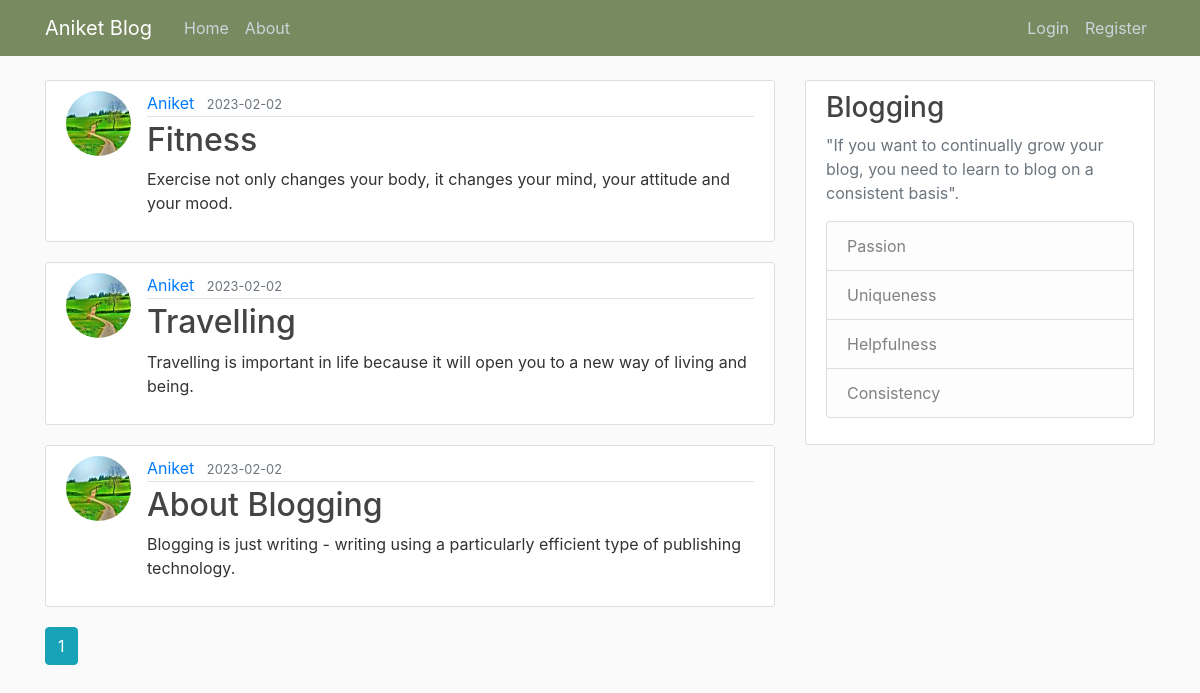
The page /home on the database its author committed.
### flaskblog/models.py (models this page shows, shortened)
class Post(db.Model):
    id = db.Column(db.Integer, primary_key=True)
    title = db.Column(db.String(100), nullable=False)
    date_posted = db.Column(db.DateTime, nullable=False, default=datetime.utcnow)
    content = db.Column(db.Text, nullable=False)
    user_id = db.Column(db.Integer, db.ForeignKey('user.id'), nullable=False)

class User(db.Model, UserMixin):
    id = db.Column(db.Integer, primary_key=True)
    username = db.Column(db.String(20), unique=True, nullable=False)
    email = db.Column(db.String(120), unique=True, nullable=False)
    image_file = db.Column(db.String(20), nullable=False, default='default.jpg')
    password = db.Column(db.String(60), nullable=False)
    posts = db.relationship('Post', backref='author', lazy=True)

### flaskblog/main/routes.py (the view)
@main.route("/")
@main.route("/home")
def home():
    page = request.args.get('page', 1, type=int)
    posts = Post.query.order_by(Post.date_posted.desc()).paginate(page=page, per_page=5)
    return render_template('home.html', posts=posts)

### flaskblog/templates/home.html
{% extends "layout.html" %}
{% block content %}
    {% for post in posts.items %}
        <article class="media content-section">
          <img class="rounded-circle article-img" src="{{ url_for('static', filename='profile_pics/' + post.author.image_file) }}">
          <div class="media-body">
            <div class="article-metadata">
              <a class="mr-2" href="{{ url_for('users.user_posts', username=post.author.username) }}">{{ post.author.username }}</a>
              <small class="text-muted">{{ post.date_posted.strftime('%Y-%m-%d') }}</small>
            </div>
            <h2><a class="article-title" href="{{ url_for('posts.post', post_id=post.id) }}">{{ post.title }}</a></h2>
            <p class="article-content">{{ post.content }}</p>
          </div>
        </article>
    {% endfor %}
    {% for page_num in posts.iter_pages(left_edge=1, right_edge=1, left_current=1, right_current=2) %}
      {% if page_num %}
        {% if posts.page == page_num %}
          <a class="btn btn-info mb-4" href="{{ url_for('main.home', page=page_num) }}">{{ page_num }}</a>
        {% else %}
          <a class="btn btn-outline-info mb-4" href="{{ url_for('main.home', page=page_num) }}">{{ page_num }}</a>
        {% endif %}
      {% else %}
        ...
      {% endif %}
    {% endfor %}
{% endblock content %}

### flaskblog/templates/layout.html (shortened to what this page needs)
<!DOCTYPE html>
<html>
<head>
    <link rel="stylesheet" href="https://maxcdn.bootstrapcdn.com/bootstrap/4.0.0/css/bootstrap.min.css">
    <link rel="stylesheet" type="text/css" href="{{ url_for('static', filename='main.css') }}">
</head>
<body>
    <header class="site-header">
      <nav class="navbar navbar-expand-md navbar-dark bg-steel fixed-top">
        <div class="container">
          <a class="navbar-brand mr-4" href="/">Aniket Blog</a>
          <div class="collapse navbar-collapse" id="navbarToggle">
            <div class="navbar-nav mr-auto">
              <a class="nav-item nav-link" href="{{ url_for('main.home') }}">Home</a>
              <a class="nav-item nav-link" href="{{ url_for('main.about') }}">About</a>
            </div>
            <div class="navbar-nav">
              {% if current_user.is_authenticated %}
                <a class="nav-item nav-link" href="{{ url_for('posts.new_post') }}">New Post</a>
                <a class="nav-item nav-link" href="{{ url_for('users.account') }}">Account</a>
                <a class="nav-item nav-link" href="{{ url_for('users.logout') }}">Logout</a>
              {% else %}
                <a class="nav-item nav-link" href="{{ url_for('users.login') }}">Login</a>
                <a class="nav-item nav-link" href="{{ url_for('users.register') }}">Register</a>
              {% endif %}
            </div>
          </div>
        </div>
      </nav>
    </header>
    <main role="main" class="container">
      <div class="row">
        <div class="col-md-8">
          {% block content %}{% endblock %}
        </div>
        <div class="col-md-4">
          <div class="content-section">
            <h3>Blogging</h3>
            <p class='text-muted'>"If you want to continually grow your blog, you need to learn to blog on a consistent basis".
              <ul class="list-group">
                <li class="list-group-item list-group-item-light">Passion</li>
                <li class="list-group-item list-group-item-light">Uniqueness</li>
                <li class="list-group-item list-group-item-light">Helpfulness</li>
                <li class="list-group-item list-group-item-light">Consistency</li>
              </ul>
            </p>
          </div>
        </div>
      </div>
    </main>
</body>
</html>

### flaskblog/static/main.css (style rules this page uses)
body { background: #fafafa; color: #333333; margin-top: 5rem; }
h1, h2, h3, h4, h5, h6 { color: #444444; }
.bg-steel { background-color: #788a5f; }
.site-header .navbar-nav .nav-link { color: #cbd5db; }
.content-section { background: #ffffff; padding: 10px 20px; border: 1px solid #dddddd; border-radius: 3px; margin-bottom: 20px; }
.article-title { color: #444444; }
.article-content { white-space: pre-line; }
.article-img { height: 65px; width: 65px; margin-right: 16px; }
.article-metadata { padding-bottom: 1px; margin-bottom: 4px; border-bottom: 1px solid #e3e3e3 }

### rows shown on the page
Post: image_file (picture), author.username "Aniket", date_posted "2023-02-02", title "Fitness", content "Exercise not only changes your body, it changes your mind, your attitude and your mood."
Post: image_file (picture), author.username "Aniket", date_posted "2023-02-02", title "Travelling", content "Travelling is important in life because it will open you to a new way of living and being."
Post: image_file (picture), author.username "Aniket", date_posted "2023-02-02", title "About Blogging", content "Blogging is just writing - writing using a particularly efficient type of publishing technology."

### other values the page prints
{{ page_num }} "1"
